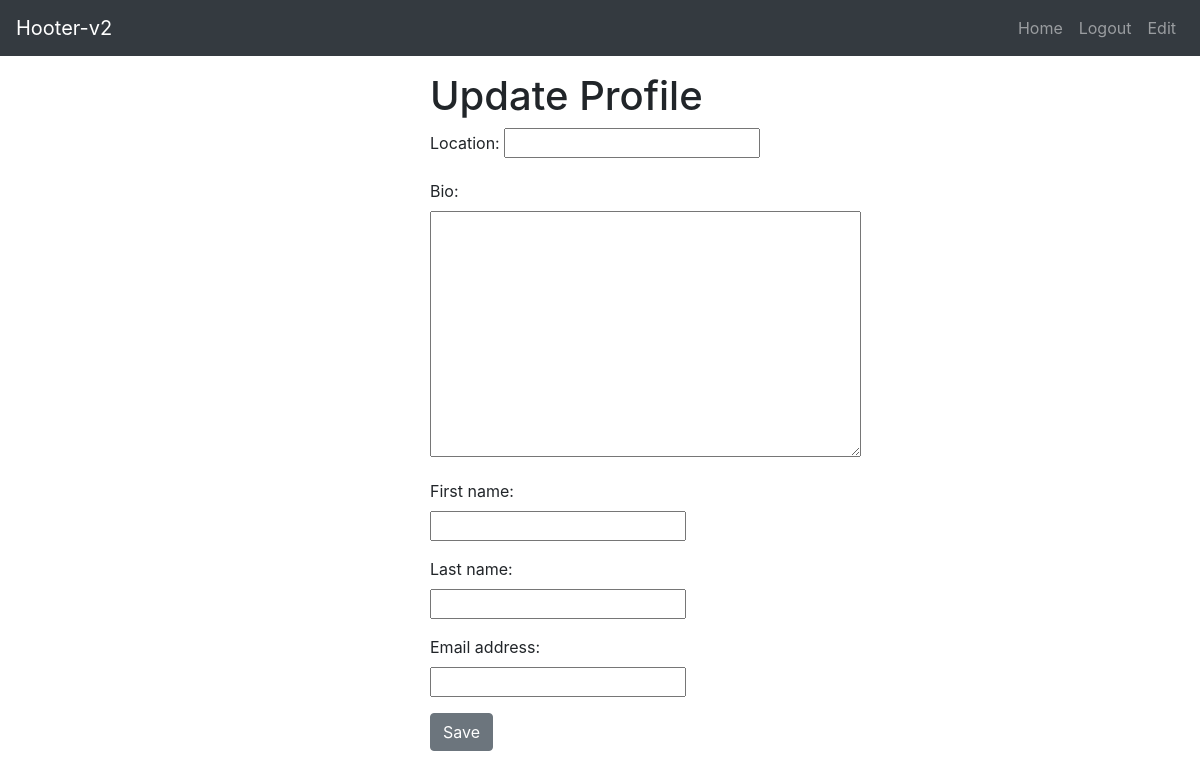
Before: /profiles/edit (signed in) with the older database file.
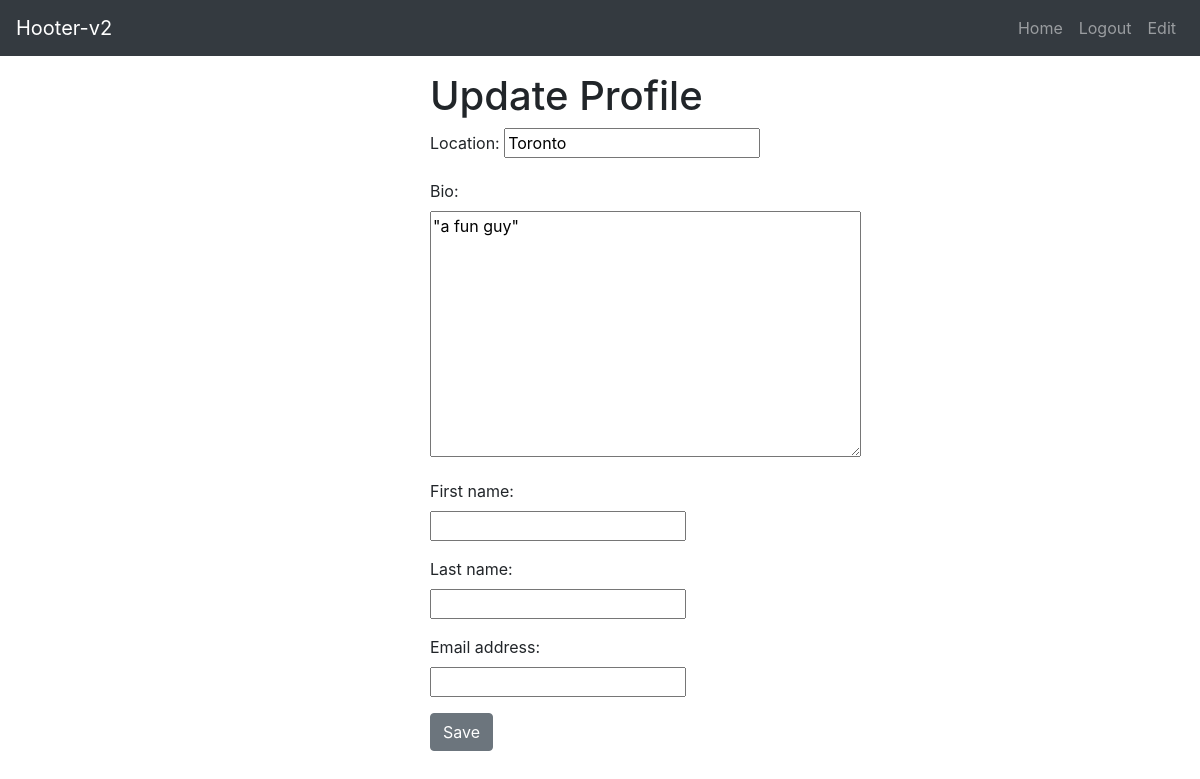
After: the same page with the newer database file.
### profiles/models.py (models this page shows)
class Profile(models.Model):
    user = models.OneToOneField(User, on_delete=models.CASCADE)
    location = models.CharField(max_length=220, null=True, blank=True)
    bio = models.TextField(blank=True, null=True)
    followers = models.ManyToManyField(User, related_name='following', blank=True)
    timestamp = models.DateTimeField(auto_now_add=True)
    updated = models.DateTimeField(auto_now=True)

### profiles/views.py (the view, shortened to what this page needs)
# urls.py: path('edit', profle_update_view),
def profle_update_view(request, *args, **kwargs):
    if not request.user.is_authenticated:
        return redirect('/login?next=/profile/update')
    user = request.user
    my_profile = request.user.profile
    form = ProfileForm(request.POST or None, instance=my_profile)
    context = {
        "form": form,
        "btn-label": "Save",
        "title": "Update Profile"
    }
    return render(request, "profiles/update.html", context)

### profiles/form.py
class ProfileForm(forms.ModelForm):
    first_name = forms.CharField(required=False)
    last_name = forms.CharField(required=False)
    email_address = forms.CharField(required=False)
    class Meta:
        model = Profile
        fields = ['location', 'bio']

### templates/profiles/update.html (shortened to what this page needs)
{% extends 'base.html' %}
{% block content %}
<div class='col-10 col-md-4 mx-auto'>
    <h1>{{ title }}</h1>
    {% include "components/form.html" with form=form btn_label=btn_label %}
</div>
{% endblock content %}

### templates/base.html (shortened to what this page needs)
<!doctype html>
<html lang="en">
  <head>
    <link rel="stylesheet" href="https://stackpath.bootstrapcdn.com/bootstrap/4.4.1/css/bootstrap.min.css">
    {% include 'react/css.html' %}
  </head>
  <body>
    {% include "components/navbar.html" %}
    <div class='container'>
      {% block content %}
      {% endblock content %}
    </div>
  </body>
</html>

### templates/react/css.html
<link href="/static/main.8c8b27cf.chunk.css" rel="stylesheet">

### templates/components/navbar.html (shortened to what this page needs)
<nav class="navbar navbar-expand-lg navbar-dark bg-dark mb-3">
    <a class="navbar-brand" href="/">Hooter-v2</a>
    <div class="collapse navbar-collapse " id="navbarSupportedContent">
      <ul class="navbar-nav ml-auto ">
        <li class="nav-item">
          <a class="nav-link" href="/">Home <span class="sr-only">(current)</span></a>
        </li>
        {% if request.user.is_authenticated %}
          <li class="nav-item">
            <a class="nav-link" href="/logout">Logout</a>
          </li>
          <li class="nav-item">
            <a class="nav-link" href="/profiles/edit">Edit</a>
          </li>
        {% endif %}
      </ul>
    </div>
  </nav>

### templates/components/form.html
<form method='POST'> {% csrf_token %}
    {{ form.as_p }}
    <button type='submit' class='btn btn-secondary'>{% if btn_label %}
        {{btn_label}} {% else %}Save{% endif %}</button>
</form>

### static/css/main.8c8b27cf.chunk.css (style rules this page uses)
body { margin:0;font-family:-apple-system,BlinkMacSystemFont,"Segoe UI","Roboto","Oxygen","Ubuntu","Cantarell","Fira Sans","Droid Sans","Helvetica Neue",sans-serif;-webkit-font-smoothing:antialiased;-moz-osx-font-smoothing:grayscale }

Changed rows visible on the page:
now on this page (row edited): Profile: location "Toronto", bio "\"a fun guy\""
